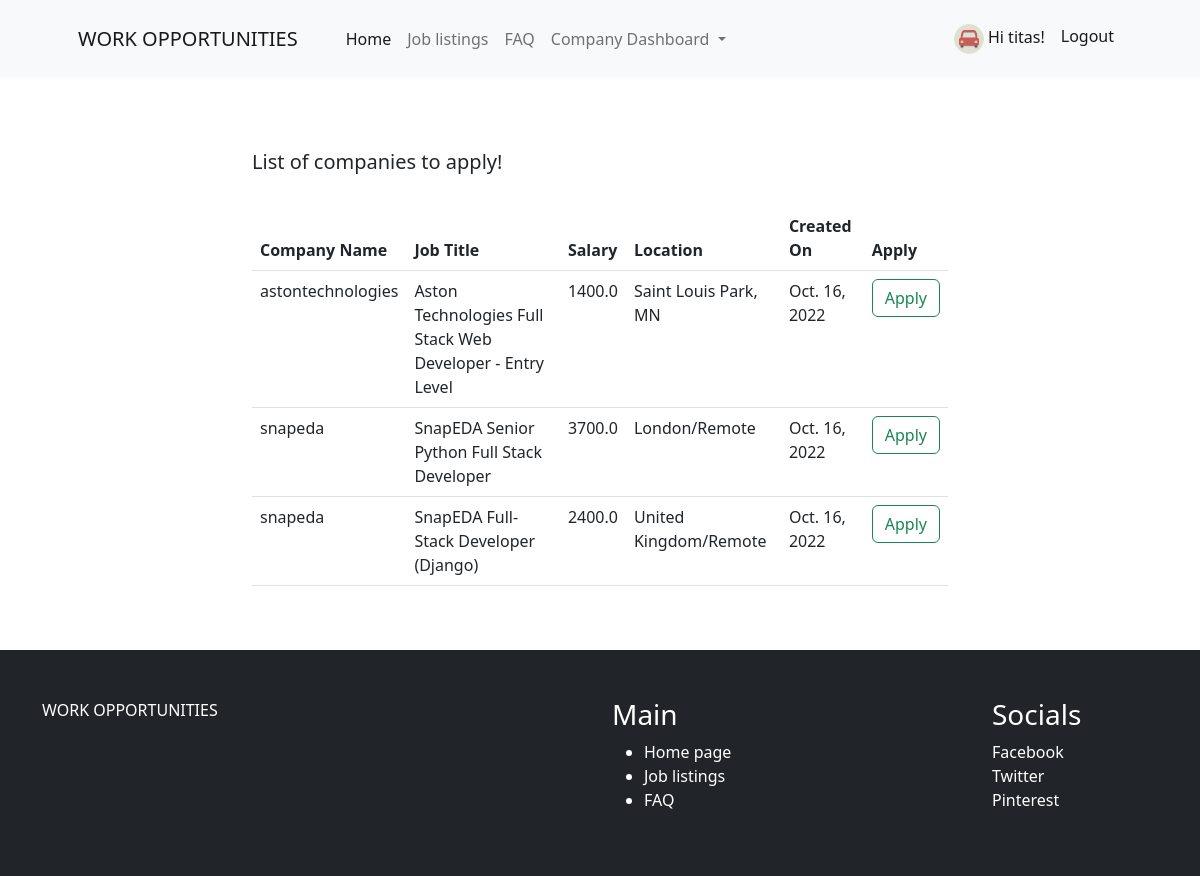
The app's page /all_jobs/ (signed in) with its own data.
### application/models.py (models this page shows, shortened)
class Profile(models.Model):
    user = models.OneToOneField(User, on_delete=models.CASCADE)
    avatar = models.ImageField(default='default.png', upload_to='profile_images', blank=True)
    bio = models.TextField(blank=True)
    resume = models.FileField(upload_to='resumes', blank=True)

class Job(models.Model):
    company = models.ForeignKey(Company, on_delete=models.CASCADE)
    start_date = models.DateField()
    end_date = models.DateField()
    title = models.CharField(max_length=200)
    salary = models.FloatField()
    image = models.ImageField(upload_to="job_images")
    description = tinymce_models.HTMLField()
    experience = models.CharField(max_length=100)
    location = models.CharField(max_length=100)
    skills = models.CharField(max_length=200)
    creation_date = models.DateField()

class Company(models.Model):
    user = models.ForeignKey(User, on_delete=models.CASCADE)
    phone = models.CharField(max_length=10)
    image = models.ImageField(upload_to="profile_images")
    gender = models.CharField(max_length=10)
    type = models.CharField(max_length=15)
    status = models.CharField(max_length=20)
    company_name = models.CharField(max_length=100)

### application/views.py (the view)
# urls.py: path("all_jobs/", views.all_jobs, name="all_jobs"),
def all_jobs(request):
    jobs = Job.objects.filter().order_by('-start_date')
    applicant = JobSeeker.objects.get(user=request.user)
    apply = Application.objects.filter(applicant=applicant)
    data = []
    for i in apply:
        data.append(i.job.id)
    return render(request, "all_jobs.html", {'jobs':jobs, 'data':data})

### application/templates/all_jobs.html
{% extends 'base.html' %}
{% load static %}
{% block content %}
<section class="py-5 media" style="max-width: 60%; margin:0 auto;">
<div class="container mt-4">
    <h5>List of companies to apply!</h5>
    <br>
<table class="table table-hover" id="example">
    <thead>
        <tr>
            <th>Company Name</th>
            <th>Job Title</th>
            <th>Salary</th>
            <th>Location</th>
            <th>Created On</th>
            <th>Apply</th>
        </tr>
    </thead>
    <tbody>
        {% for job in jobs %}
        <tr>
            <td>{{job.company.user.username}}</td>
            <td>{{job.title}}</td>
            <td>{{job.salary}}</td>
            <td>{{job.location}}</td>
            <td>{{job.creation_date}}</td>
            {% if job.id in data %}
            <td><a class="btn btn-success">Applied</a></td>
            {% else %}
            <td><a href="/details/{{job.id}}/" class="btn btn-outline-success">Apply</a></td>
            {% endif %}
        </tr>
        {% endfor %}
    </tbody>
</table>
</div>
        </section>
{% endblock content %}

### application/templates/base.html (shortened to what this page needs)
<!DOCTYPE html>
{% load static %}
<html lang="en">
    <head>
        <link href="https://cdn.jsdelivr.net/npm/bootstrap-icons@1.5.0/font/bootstrap-icons.css" rel="stylesheet" />
        <link href="https://cdn.jsdelivr.net/npm/bootstrap@5.2.1/dist/css/bootstrap.min.css" rel="stylesheet">
        <link rel="stylesheet" href="{% static 'css/styles.css' %}">
    </head>
    <body>
        <nav class="navbar navbar-expand-lg navbar-light bg-light">
            <div class="container px-4 px-lg-5">
                <a class="navbar-brand" href="{% url 'index' %}">WORK OPPORTUNITIES</a>
                <div class="collapse navbar-collapse" id="navbarSupportedContent">
                    <ul class="navbar-nav me-auto mb-2 mb-lg-0 ms-lg-4">
                        <li class="nav-item"><a class="nav-link active" aria-current="page" href="{% url 'index' %}">Home</a></li>
                        <li class="nav-item"><a class="nav-link" href="{% url 'listings' %}">Job listings</a></li>
                        <li class="nav-item"><a class="nav-link" href="{% url 'faq' %}">FAQ</a></li>
                        {% if user.is_authenticated %}
                            {% if user.is_staff %}
                        <li class="nav-item dropdown">
                          <a class="nav-link dropdown-toggle" href="#" role="button" data-bs-toggle="dropdown" aria-expanded="false">
                            Company Dashboard
                          </a>
                        </li>
                        {% else %}
                            <li class="nav-item" ><a class="nav-link" href="{% url 'all_jobs' %}">Your applied jobs</a></li>
                    {% endif %}
                    {% endif %}
                    </ul>
      <span class="navbar-text">
        <ul class="navbar-nav me-auto mb-2 mb-lg-0">
            <li class="nav-item">
          {% if user.is_authenticated %}
              <a class="nav-link" href="{% url 'users-profile' %}"> <img class="rounded-circle account-img" src="{{ user.profile.avatar.url }} " style="cursor: pointer; width:30px;"/>     Hi {{ user.username }}!</a>
                <li class="nav-item">
                <a class="nav-link" href="{% url 'logout' %}">Logout</a>
            </li>
            {% endif %}
        </li>
        </ul>
      </span>
                </div>
            </div>
        </nav>
        {% block content %}{% endblock %}
        <footer class="py-5 bg-dark">
   <div class="container">
     <div class="row justify-content-between">
       <div class="col-lg-4 col-sm-12">
         <div class="footer-widget">
           <a href="{% url 'index' %}" class="footer-brand text-white">
             WORK OPPORTUNITIES
           </a>
             <hr>
         </div>
       </div>
       <div class="col-lg-2 col-sm-6">
         <div class="footer-widget">
           <h3 class="text-white">Main</h3>
           <ul class="footer-links text-white">
            <li>
              <a href="{% url 'index' %}">
                Home page
              </a>
            </li>
             <li>
               <a href="{% url 'listings' %}">
                 Job listings
               </a>
             </li>
               <li>
               <a href="{% url 'faq' %}">
                 FAQ
               </a>
             </li>
           </ul>
         </div>
       </div>
       <div class="col-lg-2 col-sm-6">
         <div class="footer-widget">
           <h3 class="text-white">Socials</h3>
           <ul class="list-unstyled footer-links text-white">
             <li><a href="{% url 'index' %}">Facebook</a></li>
             <li>
               <a href="{% url 'index' %}">Twitter
               </a></li>
             <li><a href="{% url 'index' %}">Pinterest
               </a></li>
           </ul>
         </div>
       </div>
     </div>
   </div>
        </footer>
    </body>
</html>

### django_individual_project/static/css/styles.css (style rules this page uses)
a { color: inherit; text-decoration: inherit; }

### records on screen
Job: company.user.username "astontechnologies", title "Aston Technologies Full Stack Web Developer - Entry Level", salary "1400.0", location "Saint Louis Park, MN", creation_date "Oct. 16, 2022"
Job: company.user.username "snapeda", title "SnapEDA Senior Python Full Stack Developer", salary "3700.0", location "London/Remote", creation_date "Oct. 16, 2022"
Job: company.user.username "snapeda", title "SnapEDA Full-Stack Developer (Django)", salary "2400.0", location "United Kingdom/Remote", creation_date "Oct. 16, 2022"

### other values on screen
{{ user.username }} "titas"
